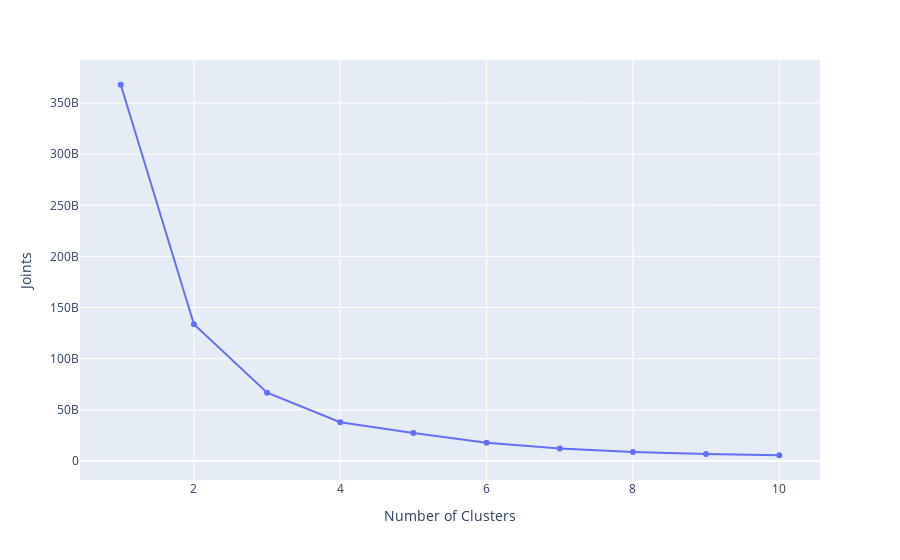

Write notebook code for a chart like this one.
### Code cell
plot_elbow(x)

### Figure 1 — Plotly figure (JSON) as saved in the notebook; plotly's stock layout.template omitted (floating-point values rounded to 4 significant figures)
{"data": [{"hovertemplate": "Number of Clusters=%{x}<br>Joints=%{y}<extra></extra>", "legendgroup": "", "line": {"color": "#636efa", "dash": "solid"}, "marker": {"symbol": "circle"}, "mode": "lines+markers", "name": "", "orientation": "v", "showlegend": false, "type": "scatter", "x": [1, 2, 3, 4, 5, 6, 7, 8, 9, 10], "xaxis": "x", "y": [367900000000.0, 133700000000.0, 66700000000.0, 37890000000.0, 27300000000.0, 17710000000.0, 12250000000.0, 8789000000.0, 6875000000.0, 5540000000.0], "yaxis": "y"}], "layout": {"legend": {"tracegroupgap": 0}, "margin": {"t": 60}, "xaxis": {"anchor": "y", "domain": [0, 1], "title": {"text": "Number of Clusters"}}, "yaxis": {"anchor": "x", "domain": [0, 1], "title": {"text": "Joints"}}}}
